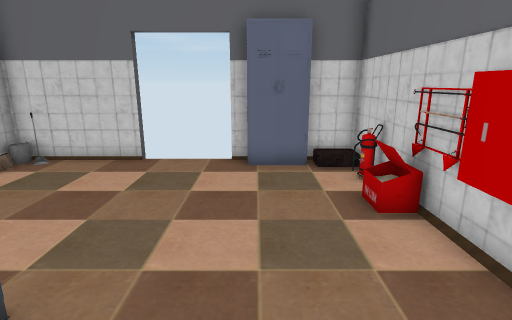
view 1 (above)

13 first-person views from a walk through a 3-D level made in the Unity game engine. The camera is 1.3 m above the floor, tilts 14° down and sees 80° across. Doors are open. The floor is counted in squares, 0.5 m on a side. Each view is taken from the middle of a square. On the plan, view 1 faces up. The plan holds only what a view shows up to about 20 squares ahead; the rest is blank. Some animated figures are left out.

view 2
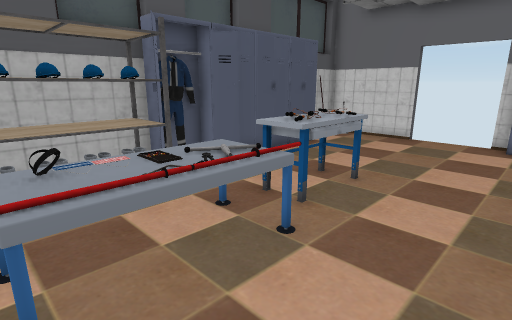

view 3
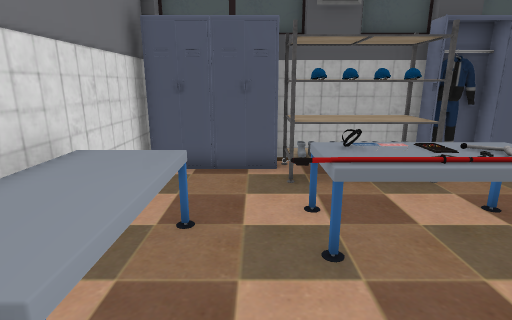

view 4
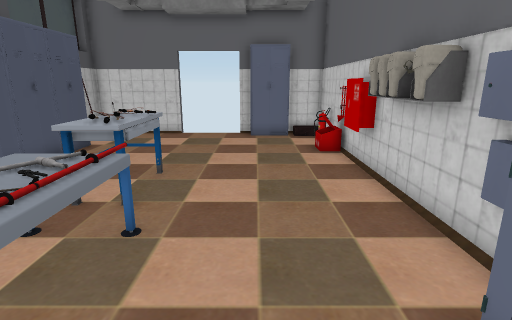

view 5
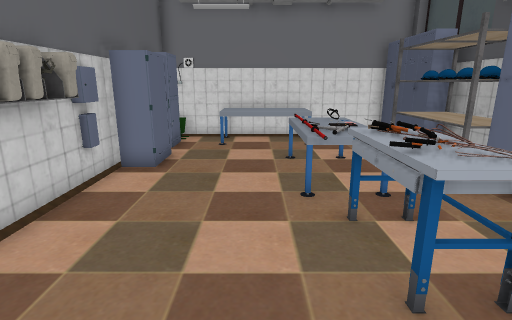

view 6
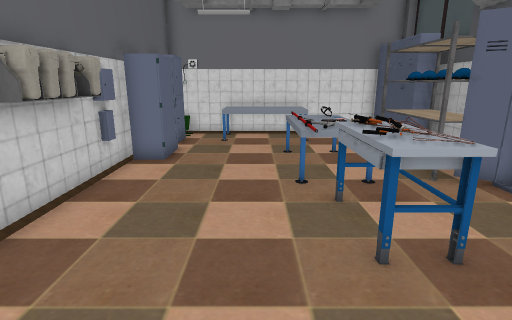

view 7
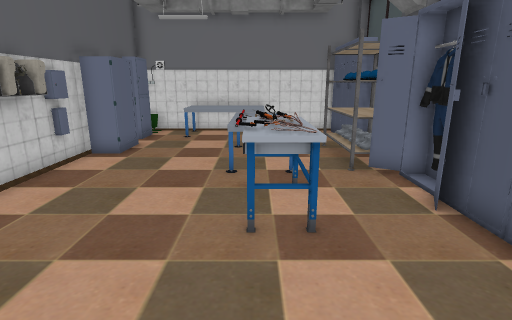

view 8
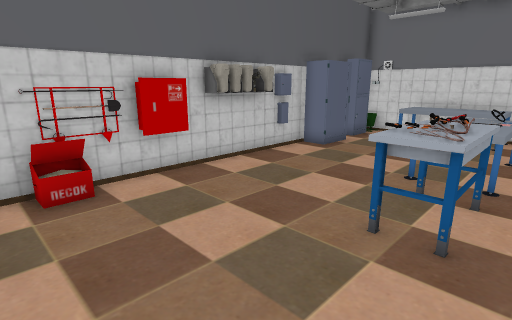

view 9
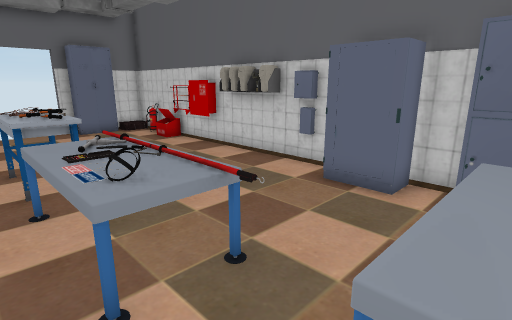

view 10
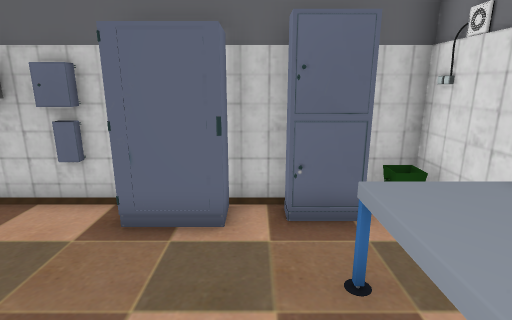

view 11
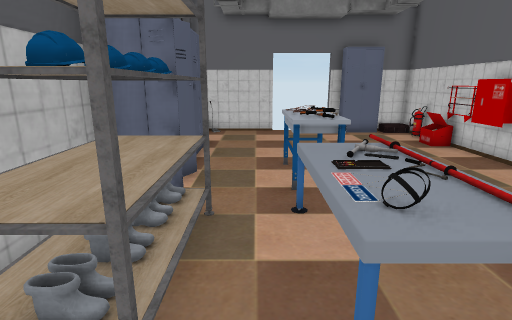

view 12
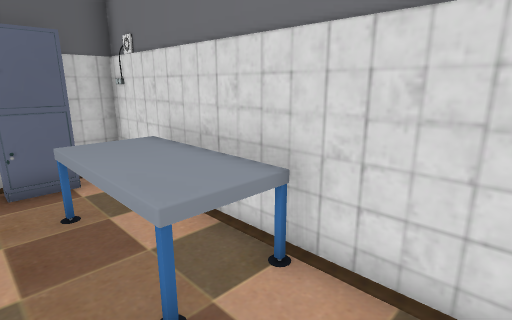

view 13
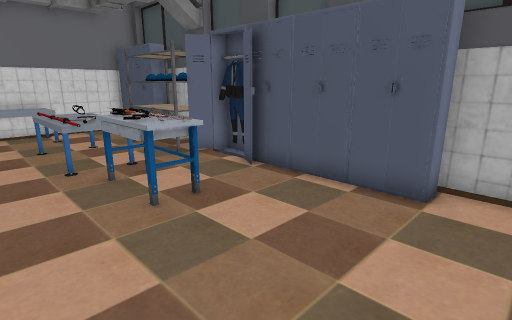

### Floor plan
Points are (right, up) in squares from view 1. A wall is a line through its corners. A room is listed if a view was taken in it or the views show most of it. See-through windows are left out.
Room 1 (views 1, 2, 3, 4, 5, 6, 7, 8, 9, 10, 11, 12, 13)
walls: (2.5, 0.7) (2.7, 1.1) (2.8, 1.9); (2.5, 0.8) (2.7, 1); (-6.5, -1.1) (-5.9, -1.1) (-5.9, -4.9) (-6.9, -4.9); (2.7, -0.4) (3.2, 0.3); (2.7, -0.5) (3, 0.1); (2.8, -0.1) (2.7, 0.5); (2.8, -0.7) (2.8, 1.9); (2.9, 0.8) (2.7, 1.6); (2.8, 1.3) (2.9, 1.9); (3, -0.9) (3, -0.3); (3.1, -0.3) (2.7, 0.4); (3, 1.2) (3, 1.9); (-7.4, 0.5) (-7.9, -0.3); (-7.5, 0.7) (-7.8, -0.3); (-7.6, 0.7) (-7.9, 0.3); (-7.6, 0.8) (-7.9, -0.4); (-7.6, 0.8) (-7.9, -0.6); (-7.7, 0.8) (-7.9, 0.4); (-7.8, 0.2) (-7.5, -0.5); (3, 3) (3, 4.2); (-7.8, 0.8) (-7.6, -0.7); (-7.8, 0.9) (-7.8, -0.6); (-7.8, -1.2) (-7.8, -3.6); (-7.9, 0.8) (-7.6, -0.7); (-8, 0.6) (-7.6, 0); (3.6, -2.3) (3.2, -2.3) (3.2, -1.5); (-8.1, 0.6) (-7.4, 0); (-8.1, 0.8) (-7.4, -0.4); (-8.2, 0.1) (-7.5, -0.5); (-8.2, 0.5) (-7.6, -0.1); (-8.2, 0.6) (-7.5, -0.4); (-8.4, -0.4) (-8.4, -6.4); (-5.9, -5.1) (-8, -5.1); (3.5, -6.8) (3.5, 10.6) (1.7, 10.6); (-0.1, 10.6) (-0.8, 10.6); (-4, 10.6) (-8.4, 10.6) (-8.4, 7); (-8.1, -9.5) (3.5, -9.5) (3.5, -8.3)
low walls: (-6.4, -4.4) (-6.9, -4.5); (-6.3, -4.5) (-7, -4.7); (-6.3, -4.5) (-6.8, -4.7); (-6.5, -4.8) (-7, -4.7); (-6.6, -4.8) (-7, -4.7); (2.8, 5.7) (2.8, 7); (2.6, 5.9) (2.6, 6.9) (3.4, 6.9); (3, 5.7) (3, 7); (3.2, 5.9) (3.2, 6.9); (2.5, -8.6) (3.1, -8.6); (2.5, -9.2) (3, -9.2)
ways out: open door at (-2.3, 10.4)
objects: wardrobe (-8, -9) to (-7, -8); wardrobe (-7, -7) to (-7, -6); wardrobe (-7, -1); wardrobe (-7, 1) to (-7, 2); wardrobe (-7, 3) to (-7, 4); wardrobe (-7, 5) to (-7, 7); table (-4, -5) to (-2, -1); table (-4, -4); table (-4, -3); table (-4, 0) to (-3, 3); table (-3, -9) to (1, -7); wardrobe (0, 10) to (2, 10); wardrobe (2, -5) to (3, -3); wardrobe (3, -8) to (3, -7); fire extinguisher (3, 8)

Positions as (right, up) in squares from view 1, and headings:
1: (0, 0), facing up
2: (1, -5), facing up-left
3: (2, -6), facing left
4: (0, -6), facing up
5: (-1, 6), facing down
6: (-1, 7), facing down
7: (-3, 8), facing down
8: (-5, 8), facing down-right
9: (-5, -8), facing up-right
10: (-3, -6), facing right
11: (-5, -7), facing up
12: (-6, -6), facing down-right
13: (0, 9), facing down-left
